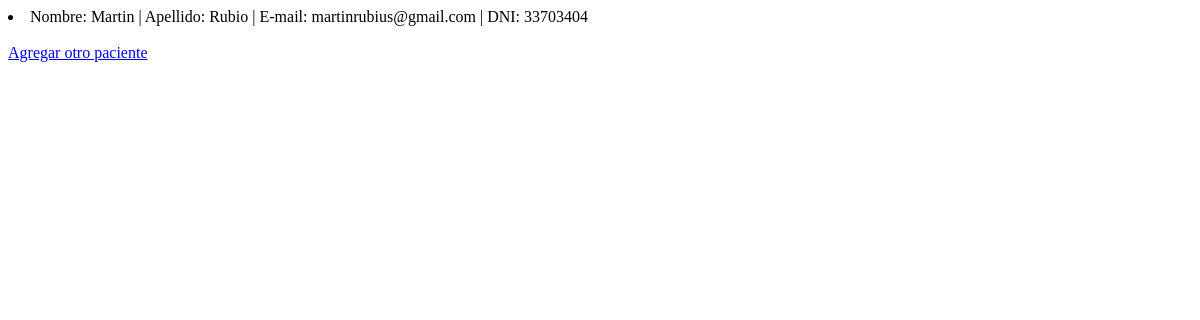
/App1/leerPacientes, run on an earlier commit of the app's database.
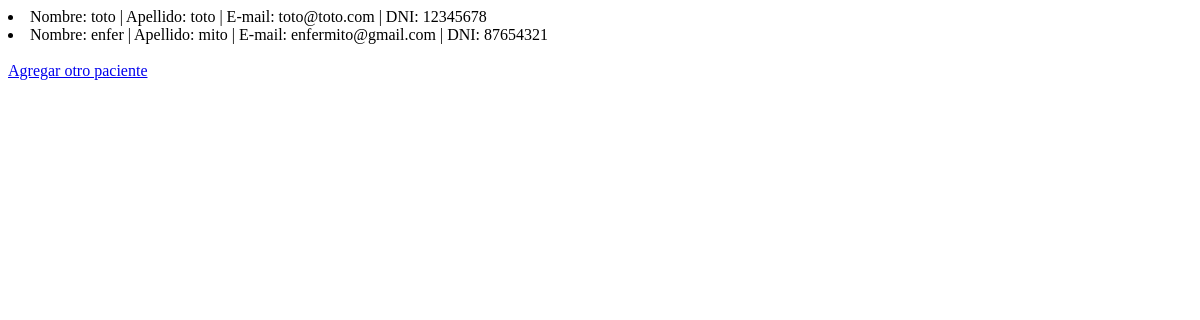
And on a later commit of the database.
### App1/models.py (models this page shows)
class Paciente(models.Model):
    nombre= models.CharField(max_length=30)
    apellido= models.CharField(max_length=30)
    email= models.EmailField()
    dni= models.IntegerField()
    def __str__(self):
        return f"Nombre: {self.nombre} | Apellido: {self.apellido} | E-mail: {self.email} | DNI: {self.dni}"

### App1/views.py (the view)
# urls.py: path('leerPacientes',views.leerPacientes,name='LeerPacientes'),
def leerPacientes(request):
    pacientes= Paciente.objects.all() # trae a todos los pacientes
    contexto= {"pacientes": pacientes}
    return render(request, "App1/leerPacientes.html",contexto)

### App1/templates/App1/leerPacientes.html (shortened to what this page needs)
<!DOCTYPE html>
<html lang="en">
<head>
</head>
<body>
    {% for p in pacientes %}
        <li>{{p}}</li>
    {% endfor %}
    <br>
    <a href="pacienteFormulario">Agregar otro paciente</a>
</body>
</html>

What changed in the data, as far as the page shows it:
removed Paciente: nombre+apellido+email "Nombre: Martin | Apellido: Rubio | E-mail: martinrubius@gmail.com | DNI: 33703404"
added Paciente: nombre+apellido+email "Nombre: toto | Apellido: toto | E-mail: toto@toto.com | DNI: 12345678"
added Paciente: nombre+apellido+email "Nombre: enfer | Apellido: mito | E-mail: enfermito@gmail.com | DNI: 87654321"
